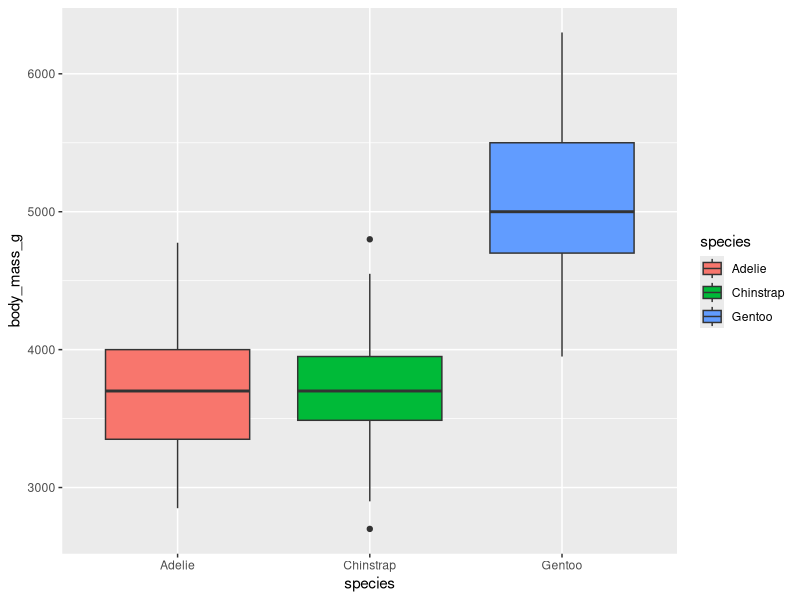
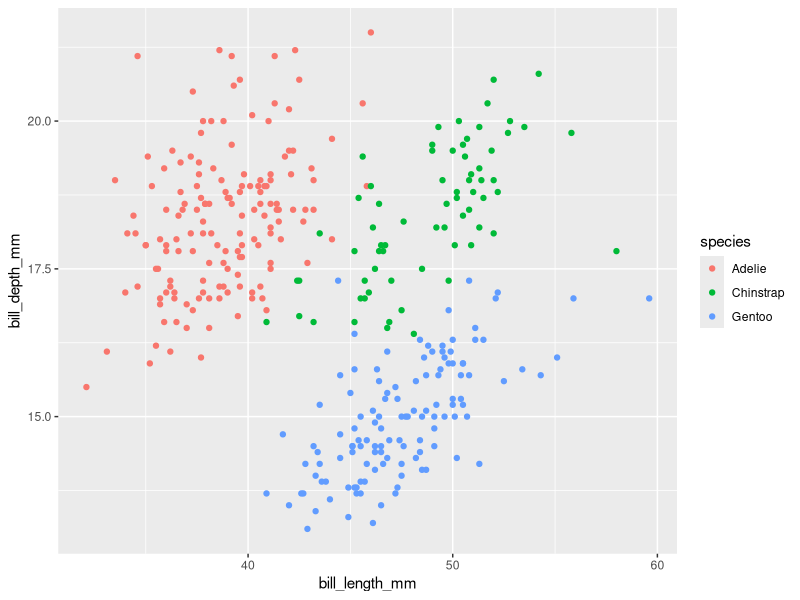
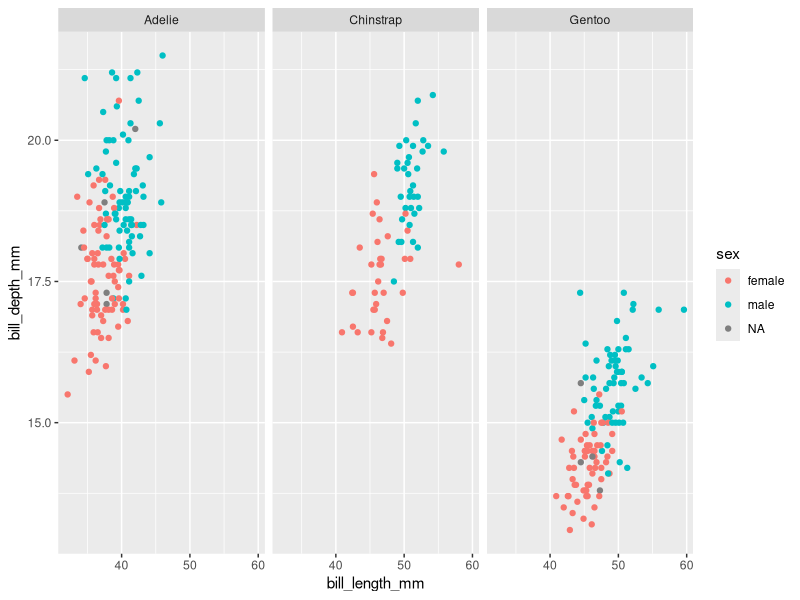
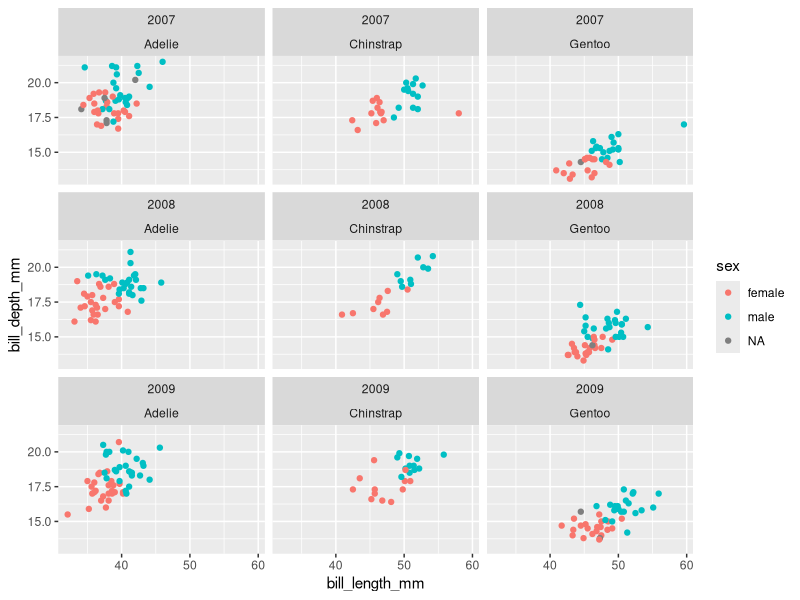

Generate these figures, in order, with R:
## ---- chunk 1
library(tidyverse)

## ---- chunk 2
library(palmerpenguins)
penguins
penguins_raw
## ---- chunk 3
#view(penguins_raw)
#View(penguins)
#colnames(penguins)
##?penguins
## ---- chunk 4

ggplot(data = penguins) +
  geom_boxplot(mapping = aes(x = species, y = body_mass_g, fill = species))


## ---- chunk 5
#Note to self: Two continuous colored by species 
ggplot(data = penguins) +
  geom_point(mapping = aes(x = bill_length_mm, y = bill_depth_mm, color = species))

## ---- chunk 6
ggplot(data = penguins) +
  geom_point(mapping = aes(x = bill_length_mm, y = bill_depth_mm, color = sex)) +  
  facet_wrap(~ species)
## ---- chunk 7

ggplot(data = penguins) +
  geom_point(mapping = aes(x = bill_length_mm, y = bill_depth_mm, color = sex)) +  
  facet_wrap(~ year + species)

